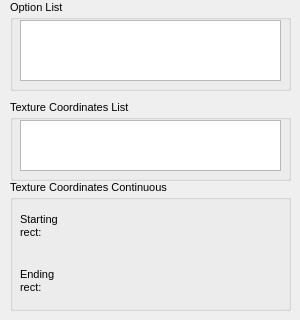
      <widget class="QWidget" name="tab_animation_sprite">
       <attribute name="title">
        <string>Sprite</string>
       </attribute>
       <widget class="QGroupBox" name="grpOptionList">
        <property name="geometry">
         <rect>
          <x>10</x>
          <y>0</y>
          <width>281</width>
          <height>91</height>
         </rect>
        </property>
        <property name="font">
         <font>
          <pointsize>8</pointsize>
         </font>
        </property>
        <property name="title">
         <string>Option List</string>
        </property>
        <widget class="QPlainTextEdit" name="txtOptionListList">
         <property name="geometry">
          <rect>
           <x>10</x>
           <y>20</y>
           <width>261</width>
           <height>61</height>
          </rect>
         </property>
        </widget>
       </widget>
       <widget class="QGroupBox" name="grpTextureCoordinatesList">
        <property name="geometry">
         <rect>
          <x>10</x>
          <y>100</y>
          <width>281</width>
          <height>81</height>
         </rect>
        </property>
        <property name="font">
         <font>
          <pointsize>8</pointsize>
         </font>
        </property>
        <property name="title">
         <string>Texture Coordinates List</string>
        </property>
        <widget class="QPlainTextEdit" name="txtTextureCoordinatesList">
         <property name="geometry">
          <rect>
           <x>10</x>
           <y>20</y>
           <width>261</width>
           <height>51</height>
          </rect>
         </property>
        </widget>
       </widget>
       <widget class="QGroupBox" name="grpTextureCoordinatesContinuous">
        <property name="geometry">
         <rect>
          <x>10</x>
          <y>180</y>
          <width>281</width>
          <height>131</height>
         </rect>
        </property>
        <property name="font">
         <font>
          <pointsize>8</pointsize>
         </font>
        </property>
        <property name="title">
         <string>Texture Coordinates Continuous</string>
        </property>
        <widget class="gui::rectwidget::RectWidget" name="rctTCCStartingRect" native="true">
         <property name="geometry">
          <rect>
           <x>60</x>
           <y>20</y>
           <width>211</width>
           <height>51</height>
          </rect>
         </property>
        </widget>
        <widget class="QLabel" name="lblTCCStartingRect">
         <property name="geometry">
          <rect>
           <x>10</x>
           <y>30</y>
           <width>51</width>
           <height>31</height>
          </rect>
         </property>
         <property name="text">
          <string>Starting
rect:</string>
         </property>
        </widget>
        <widget class="gui::rectwidget::RectWidget" name="rctTCCEndingRect" native="true">
         <property name="geometry">
          <rect>
           <x>60</x>
           <y>70</y>
           <width>211</width>
           <height>51</height>
          </rect>
         </property>
        </widget>
        <widget class="QLabel" name="lblTCCEndingRect">
         <property name="geometry">
          <rect>
           <x>10</x>
           <y>90</y>
           <width>41</width>
           <height>21</height>
          </rect>
         </property>
         <property name="text">
          <string>Ending
rect:</string>
         </property>
        </widget>
       </widget>
      </widget>
